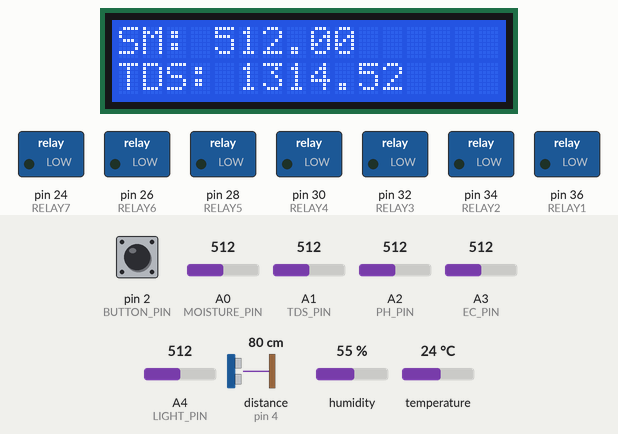
Simulated run of this sketch. Board: Arduino Mega 2560, built with avr-gcc and run on an emulated ATmega2560. Parts: 16×2 character LCD, switched loads named in the sketch (green lamp = pin HIGH). Wiring (inferred from the names in the program): DHT22 sensor: data pin 3; ultrasonic range finder: trigger pin 5; echo pin 4. The inputs (shaded band) are chosen by the test bench; at power-on: A0 (MOISTURE_PIN) = 512, A1 (TDS_PIN) = 512, pin 2 (BUTTON_PIN) HIGH, A2 (PH_PIN) = 512, A3 (EC_PIN) = 512, A4 (LIGHT_PIN) = 512, distance to the obstacle (sensor on pin 4) 80 cm, humidity 55 %, temperature 24 °C. The echo pulse lasts 58.3 µs per cm; pins used as bus, display or sensor lines are not drawn; what the sketch prints to the serial monitor is not drawn.

Above: at 3.2 s.
3.3 s: A0 (MOISTURE_PIN) set to 716
At 8.3 s:
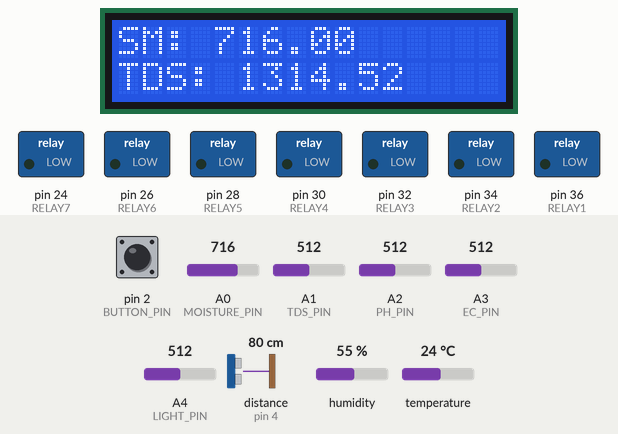
8.6 s: A1 (TDS_PIN) set to 716
At 13.0 s:
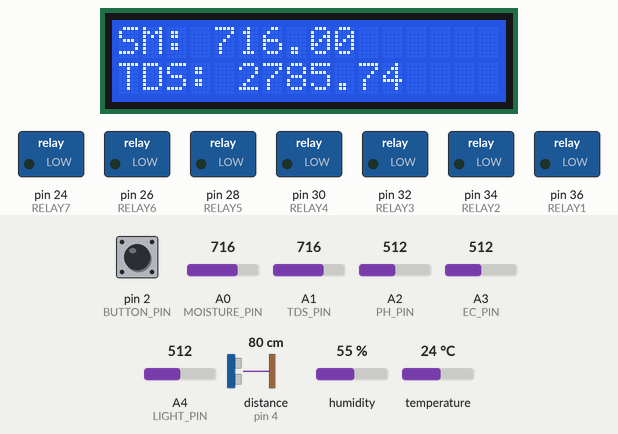
13.7 s: A0 (MOISTURE_PIN) set to 992
At 17.8 s:
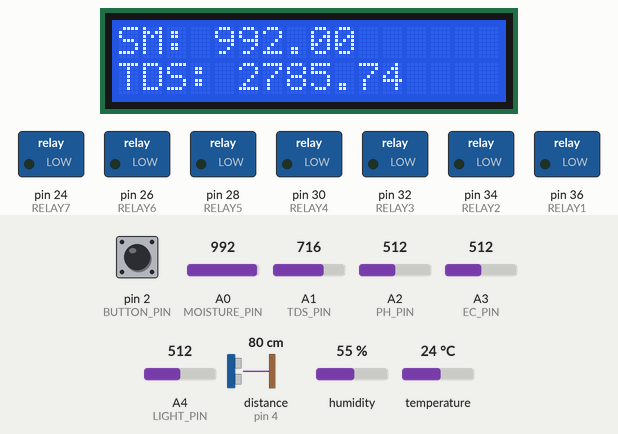
18.8 s: A1 (TDS_PIN) set to 992
At 23.5 s:
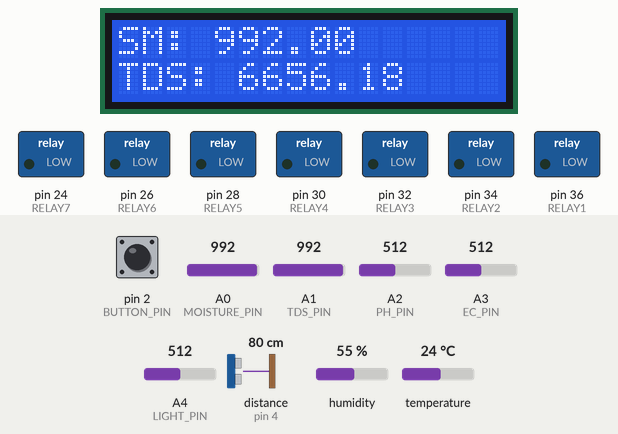
23.8 s: A0 (MOISTURE_PIN) set to 306
At 28.5 s:
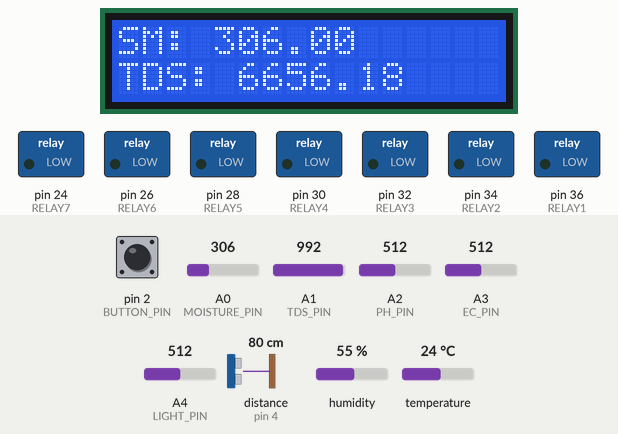
28.9 s: A1 (TDS_PIN) set to 306
At 33.2 s:
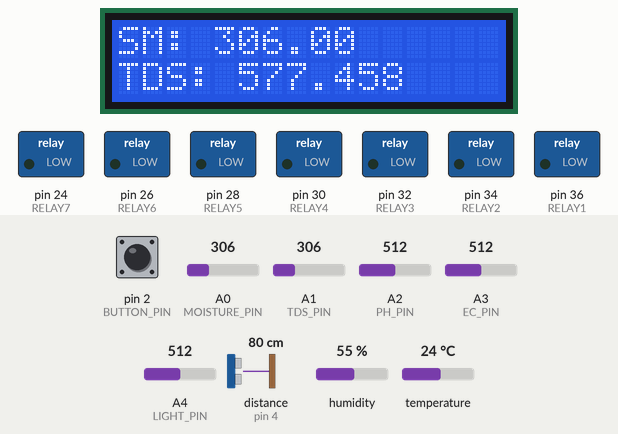
Timing chart, 0 to 34.7 s (numbered marks = the images above; inputs shaded):
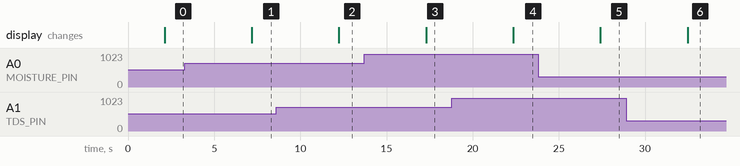

Measured:
- after the input at 3.3 s, the display: changes after 3.9 s (image 1)
- after the input at 8.6 s, the display: changes after 3.6 s (image 2)
- after the input at 13.7 s, the display: changes after 3.6 s (image 3)
- after the input at 18.8 s, the display: changes after 3.6 s (image 4)
- after the input at 23.8 s, the display: changes after 3.6 s (image 5)
- after the input at 28.9 s, the display: changes after 3.6 s (image 6)

The sketch:

latest_arduino_04_18_hostinger.ino
```cpp
#include <LiquidCrystal_I2C.h>
#include <Wire.h>
#include <dht.h>
#include <EEPROM.h>
#include "GravityTDS.h"
#include "DFRobot_PH.h"
#include "DFRobot_EC.h"
#include <SoftwareSerial.h>

int displayIndex = 0;
int buttonState = 0;
int lastButtonState = LOW;
unsigned long lastDebounceTime = 0;
unsigned long debounceDelay = 50;
SoftwareSerial espSerial(5, 6); //rx, tx
String str; //isesend sa esp
LiquidCrystal_I2C lcd(0x27, 16, 2);
dht DHT;
GravityTDS gravityTds;
DFRobot_PH ph;
DFRobot_EC ec;

#define MOISTURE_PIN A0
#define TDS_PIN A1
#define PH_PIN A2
#define EC_PIN A3
#define LIGHT_PIN A4
#define BUTTON_PIN 2
#define DHT22_PIN 3
#define ECHOPIN 4
#define TRIGPIN 5
#define RELAY1 36
#define RELAY2 34
#define RELAY3 32
#define RELAY4 30
#define RELAY5 28
#define RELAY6 26
#define RELAY7 24

void setup() {
  Serial.begin(115200);
  espSerial.begin(115200);
  lcd.init();
  lcd.backlight();
  lcd.clear();
  gravityTds.setPin(1);
  gravityTds.setAref(5.0);
  gravityTds.setAdcRange(1024);
  gravityTds.begin();
  ph.begin();
  pinMode(BUTTON_PIN, INPUT_PULLUP);
  pinMode(ECHOPIN, INPUT);
  pinMode(TRIGPIN, OUTPUT);
  pinMode(RELAY1, OUTPUT);
  pinMode(RELAY2, OUTPUT);
  pinMode(RELAY3, OUTPUT);
  pinMode(RELAY4, OUTPUT);
  pinMode(RELAY5, OUTPUT);
  pinMode(RELAY6, OUTPUT);
  pinMode(RELAY7, OUTPUT);
  delay(2000);
}

void loop() {

  //change lcd screen
  buttonState = digitalRead(BUTTON_PIN);
  if (buttonState != lastButtonState) {
    lastDebounceTime = millis();
  }
  if ((millis() - lastDebounceTime) > debounceDelay) {
    if (buttonState == HIGH) {
      displayIndex = (displayIndex + 1) % 5;
      lcd.clear();
      delay(100);
    }
  }

  float moistVal = getMoistureVal();
  float tdsVal = getTDSVal();
  float phVal = getPHVal();
  float ecVal = getECVal();
  float humVal = getHumidityVal();
  float tempVal = getTemperatureVal();
  int distVal = getDistanceVal();
  int luxVal = getLuxVal();

  Serial.println(displayIndex); //debug
  Serial.print("Moisture: ");
  Serial.print(moistVal);
  Serial.print("\tTDS: ");
  Serial.print(tdsVal);
  Serial.print(" ppm\t");
  Serial.print("pH level: ");
  Serial.print(phVal);
  Serial.print("\tEC: ");
  Serial.print(ecVal);
  Serial.print(" ms/cm\t");
  Serial.print("Humidity: ");
  Serial.print(humVal);
  Serial.print("\tTemp: ");
  Serial.print(tempVal);
  Serial.print("\t");
  Serial.print("Water Level: ");
  Serial.print(distVal);
  Serial.print(" cm\t");
  Serial.print("Light Intensity: ");
  Serial.print(luxVal);


  String str = "Moisture: " + String(moistVal) + "\tTDS: " + String(tdsVal) + " ppm\t" +
             "pH level: " + String(phVal) + "\tEC: " + String(ecVal) + " ms/cm\t" +
             "Humidity: " + String(humVal) + "\tTemp: " + String(tempVal) + "\t" +
             "Water Level: " + String(distVal) + " cm\t" + "Light Intensity: " + String(luxVal);

  espSerial.println(str);

    if (displayIndex == 0) {
    lcd.setCursor(0, 0);
    lcd.print("SM: ");
    lcd.print(moistVal);
    lcd.setCursor(0, 1);
    lcd.print("TDS: ");
    lcd.print(tdsVal);
  }

  if (displayIndex == 1) {
    lcd.setCursor(0, 0);
    lcd.print("pH: ");
    lcd.print(phVal);
    lcd.setCursor(0, 1);
    lcd.print("EC: ");
    lcd.print(ecVal, 2);
    lcd.print(" ms/cm");
  }

  if (displayIndex == 2) {
    lcd.setCursor(0, 0);
    lcd.print("Hum: ");
    lcd.print(humVal);
    lcd.setCursor(0, 1);
    lcd.print("Temp: ");
    lcd.print(tempVal);
  }

  if (displayIndex == 3) {
    lcd.setCursor(0, 0);
    lcd.print("Water Lvl: ");
    lcd.print(distVal);
    lcd.print(" cm");
    lcd.setCursor(0, 1);
    lcd.print("Lux: ");
    lcd.print(luxVal);
  }
  delay(5000);
}

int getMoistureVal() {
  int moistVal = analogRead(MOISTURE_PIN);
  return moistVal;
}

float getTDSVal() {
  gravityTds.update();
  float tdsVal = gravityTds.getTdsValue();
  return tdsVal;
}

float getPHVal() {
  float voltage = analogRead(PH_PIN) / 1024.0 * 5000;
  float phVal = ph.readPH(voltage, 25);
  return phVal;
}

float getECVal() {
  float voltage = analogRead(EC_PIN) / 1024.0 * 5000;
  float ecVal = ec.readEC(voltage, 25);
  return ecVal;
}

float getHumidityVal() {
  int chk = DHT.read22(DHT22_PIN);
  float humVal = DHT.humidity;
  return humVal;
}

float getTemperatureVal() {
  int chk = DHT.read22(DHT22_PIN);
  float tempVal = DHT.temperature;
  return tempVal;
}

int getDistanceVal() {
  digitalWrite(TRIGPIN, LOW);
  delayMicroseconds(2);
  digitalWrite(TRIGPIN, HIGH);
  delayMicroseconds(20);
  digitalWrite(TRIGPIN, LOW);
  int distVal = pulseIn(ECHOPIN, HIGH)/ 58;
  return distVal;
}

int getLuxVal() {
  int luxVal = analogRead(LIGHT_PIN);
  return luxVal;
}
```
